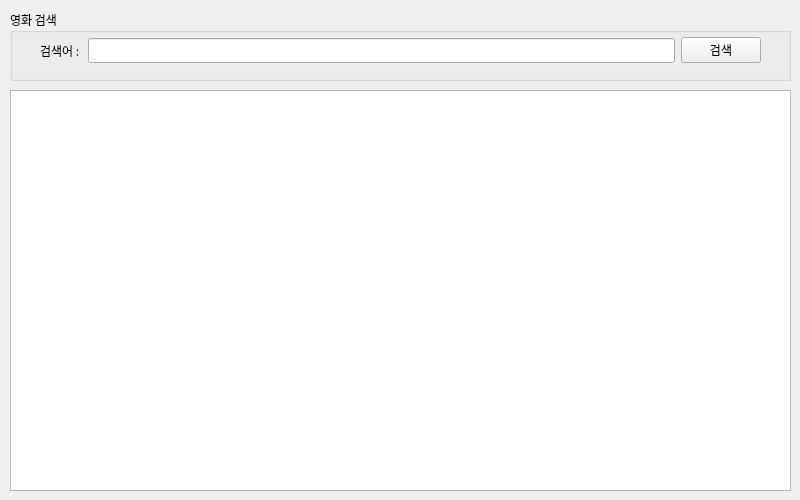
<?xml version="1.0" encoding="UTF-8"?>
<ui version="4.0">
 <class>FrmMain</class>
 <widget class="QWidget" name="FrmMain">
  <property name="geometry">
   <rect>
    <x>0</x>
    <y>0</y>
    <width>800</width>
    <height>500</height>
   </rect>
  </property>
  <property name="sizePolicy">
   <sizepolicy hsizetype="Fixed" vsizetype="Fixed">
    <horstretch>0</horstretch>
    <verstretch>0</verstretch>
   </sizepolicy>
  </property>
  <property name="minimumSize">
   <size>
    <width>800</width>
    <height>500</height>
   </size>
  </property>
  <property name="maximumSize">
   <size>
    <width>800</width>
    <height>500</height>
   </size>
  </property>
  <property name="font">
   <font>
    <family>NanumBarunGothic</family>
   </font>
  </property>
  <property name="windowTitle">
   <string>네이버API 영화검색</string>
  </property>
  <widget class="QWidget" name="verticalLayoutWidget">
   <property name="geometry">
    <rect>
     <x>10</x>
     <y>10</y>
     <width>781</width>
     <height>71</height>
    </rect>
   </property>
   <layout class="QVBoxLayout" name="searchLayout">
    <item>
     <widget class="QGroupBox" name="groupBox">
      <property name="title">
       <string>영화 검색</string>
      </property>
      <widget class="QWidget" name="layoutWidget">
       <property name="geometry">
        <rect>
         <x>30</x>
         <y>20</y>
         <width>721</width>
         <height>41</height>
        </rect>
       </property>
       <layout class="QHBoxLayout" name="horizontalLayout">
        <item>
         <widget class="QLabel" name="label">
          <property name="text">
           <string>검색어 : </string>
          </property>
         </widget>
        </item>
        <item>
         <widget class="QLineEdit" name="txtSearch"/>
        </item>
        <item>
         <widget class="QPushButton" name="btnSearch">
          <property name="text">
           <string>검색</string>
          </property>
         </widget>
        </item>
       </layout>
      </widget>
     </widget>
    </item>
   </layout>
  </widget>
  <widget class="QWidget" name="verticalLayoutWidget_2">
   <property name="geometry">
    <rect>
     <x>10</x>
     <y>90</y>
     <width>781</width>
     <height>401</height>
    </rect>
   </property>
   <layout class="QVBoxLayout" name="resultLayout">
    <item>
     <widget class="QListView" name="lsvResult"/>
    </item>
   </layout>
  </widget>
 </widget>
 <resources/>
 <connections/>
</ui>
